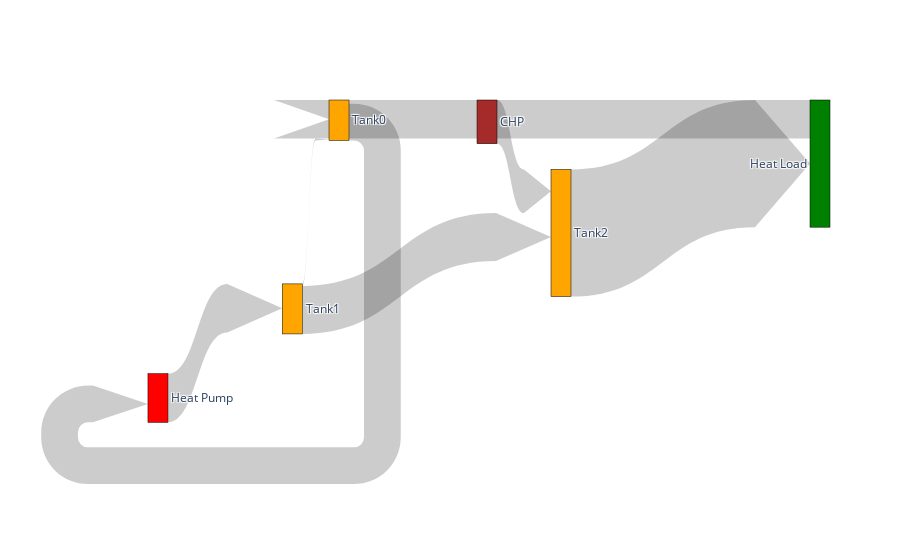

The notebook cell this image was saved under:
### Code cell
fig = go.Figure(data=[go.Sankey(
    arrangement = "snap",
    valuesuffix = "Wh",
    node = dict(
      pad = 10,
    #   thickness = 20,
      line = dict(color = "black", width = 0.5),
      label = ["Heat Pump", "Tank0", "Tank1", "Tank2", "Heat Load", "CHP"],
      x = [0, 0.35, 0.5, 0.65, 1,0.55],
      y = [0,-0.5,0.0,0.35,-0.2, -0.4],
    #   color = "blue"
      color = ['Red', 'Orange', 'Orange', 'Orange', 'Green', 'Brown']
    ),
    link = dict(
      arrowlen = 55,
      # source = [0, 1, 2,3, 4, 1,5], # indices correspond to labels, eg A1, A2, A1, B1, ...
      # target = [2, 2, 3,4, 1, 0,3],
      source = sources,
      target = targets,
      value = vals
    #   curve = [0, 0, 0, 0.5, 0]
  ))],
  layout = dict()
  )

fig.show()

### Figure 1 — Plotly figure (JSON) as saved in the notebook; plotly's stock layout.template omitted (floating-point values rounded to 4 significant figures)
{"data": [{"arrangement": "snap", "link": {"arrowlen": 55, "source": [0, 2, 2, 3, 4, 1, 5], "target": [2, 1, 3, 4, 1, 0, 3], "value": [12700000.0, 538900.0, 12500000.0, 33150000.0, 10010000.0, 9582000.0, 11400000.0, 11400000.0]}, "node": {"color": ["Red", "Orange", "Orange", "Orange", "Green", "Brown"], "label": ["Heat Pump", "Tank0", "Tank1", "Tank2", "Heat Load", "CHP"], "line": {"color": "black", "width": 0.5}, "pad": 10, "x": [0, 0.35, 0.5, 0.65, 1, 0.55], "y": [0, -0.5, 0, 0.35, -0.2, -0.4]}, "type": "sankey", "valuesuffix": "Wh"}], "layout": {}}
